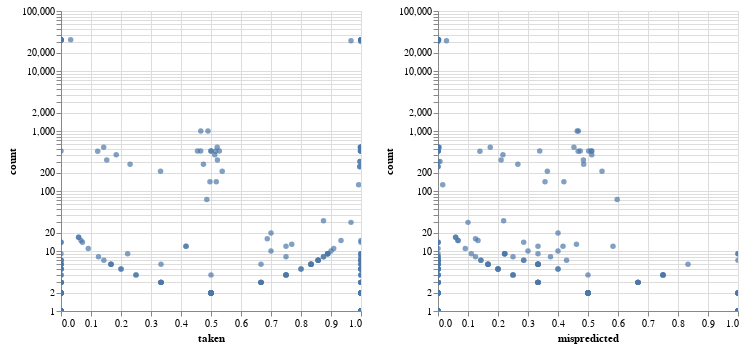

The cell this chart's notebook holds for it:
### Code cell
taken_plot = alt.Chart(avg_metrics_df).mark_circle().encode(
    x = 'taken:Q',
    y = alt.Y(
        'count:Q',
        scale=alt.Scale(type="log")
    ),
    tooltip=['inst_rel_addr:O', 'count:Q', 'total_taken:Q']
).transform_calculate(
    total_taken = 'floor(datum.taken * datum.count)'
).interactive()

logdata = pl.DataFrame({'x': np.linspace(0.0001,1,100,dtype=float), 'y': 1 / np.linspace(0.0001,1,100,dtype=float) })
logplot = alt.Chart(logdata).mark_line(color="#FFAA00").encode(
    x = 'x:Q',
    y = alt.Y(
        'y:Q',
        scale=alt.Scale(type="log")
    )
).interactive()

mispred_plot = alt.Chart(avg_metrics_df).mark_circle().encode(
    x = 'mispredicted:Q',
    y = alt.Y(
        'count:Q',
        scale=alt.Scale(type="log")
    ),
    tooltip='inst_rel_addr:O'
).interactive()

# ((logplot+taken_plot) | mispred_plot)
((taken_plot) | mispred_plot)

### Figure 1 — Vega specification as saved in the notebook (floating-point values rounded to 4 significant figures; data arrays with more than 128 entries replaced by an {"elided": "..."} marker saying what was removed)
{"$schema": "https://vega.github.io/schema/vega/v5.json", "data": [{"name": "param_1_store"}, {"name": "param_3_store"}, {"name": "source_0"}, {"name": "data_0", "values": {"elided": "811 records"}}, {"name": "data_1", "values": {"elided": "811 records"}}, {"name": "data_0_view_1_x_domain_taken", "values": [{"min": 0.0, "max": 1.0}]}, {"name": "data_1_view_2_x_domain_mispredicted", "values": [{"min": 0.0, "max": 1.0}]}], "signals": [{"name": "childWidth", "value": 300}, {"name": "unit", "value": {}, "on": [{"events": "mousemove", "update": "isTuple(group()) ? group() : unit"}]}, {"name": "param_1", "update": "{\"taken\": param_1_taken, \"count\": param_1_count}"}, {"name": "param_1_taken"}, {"name": "param_1_count"}, {"name": "param_3", "update": "{\"mispredicted\": param_3_mispredicted, \"count\": param_3_count}"}, {"name": "param_3_mispredicted"}, {"name": "param_3_count"}], "marks": [{"type": "group", "name": "view_1_group", "encode": {"update": {"width": {"signal": "childWidth"}, "height": {"signal": "height"}}}, "signals": [{"name": "param_1_taken", "on": [{"events": [{"source": "view", "type": "dblclick"}], "update": "null"}, {"events": {"signal": "param_1_translate_delta"}, "update": "panLinear(param_1_translate_anchor.extent_x, -param_1_translate_delta.x / childWidth)"}, {"events": {"signal": "param_1_zoom_delta"}, "update": "zoomLinear(domain(\"view_1_x\"), param_1_zoom_anchor.x, param_1_zoom_delta)"}], "push": "outer"}, {"name": "param_1_count", "on": [{"events": [{"source": "view", "type": "dblclick"}], "update": "null"}, {"events": {"signal": "param_1_translate_delta"}, "update": "panLog(param_1_translate_anchor.extent_y, param_1_translate_delta.y / height)"}, {"events": {"signal": "param_1_zoom_delta"}, "update": "zoomLog(domain(\"view_1_y\"), param_1_zoom_anchor.y, param_1_zoom_delta)"}], "push": "outer"}, {"name": "param_1_tuple", "on": [{"events": [{"signal": "param_1_taken || param_1_count"}], "update": "param_1_taken && param_1_count ? {unit: \"view_1\", fields: param_1_tuple_fields, values: [param_1_taken,param_1_count]} : null"}]}, {"name": "param_1_tuple_fields", "value": [{"field": "taken", "channel": "x", "type": "R"}, {"field": "count", "channel": "y", "type": "R"}]}, {"name": "param_1_translate_anchor", "value": {}, "on": [{"events": [{"source": "scope", "type": "mousedown"}], "update": "{x: x(unit), y: y(unit), extent_x: domain(\"view_1_x\"), extent_y: domain(\"view_1_y\")}"}]}, {"name": "param_1_translate_delta", "value": {}, "on": [{"events": [{"source": "window", "between": [{"source": "scope", "type": "mousedown"}, {"source": "window", "type": "mouseup"}], "consume": true, "type": "mousemove"}], "update": "{x: param_1_translate_anchor.x - x(unit), y: param_1_translate_anchor.y - y(unit)}"}]}, {"name": "param_1_zoom_anchor", "on": [{"events": [{"source": "scope", "type": "wheel", "consume": true}], "update": "{x: invert(\"view_1_x\", x(unit)), y: invert(\"view_1_y\", y(unit))}"}]}, {"name": "param_1_zoom_delta", "on": [{"events": [{"source": "scope", "type": "wheel", "consume": true}], "update": "pow(1.001, event.deltaY * pow(16, event.deltaMode))", "force": true}]}, {"name": "param_1_modify", "on": [{"events": {"signal": "param_1_tuple"}, "update": "modify(\"param_1_store\", param_1_tuple, true)"}]}], "marks": [{"type": "symbol", "name": "view_1_marks", "from": {"data": "data_0"}, "encode": {"update": {"description": {"signal": "\"taken: \" + (format(datum[\"taken\"], \"\")) + \"; count: \" + (format(datum[\"count\"], \"\")) + \"; inst_rel_addr: \" + (isValid(datum[\"inst_rel_addr\"]) ? datum[\"inst_rel_addr\"] : \"\"+datum[\"inst_rel_addr\"]) + \"; total_taken: \" + (format(datum[\"total_taken\"], \"\"))"}, "x": {"field": "taken", "scale": "view_1_x"}, "opacity": {"value": 0.7}, "fill": {"value": "#4c78a8"}, "y": {"field": "count", "scale": "view_1_y"}, "ariaRoleDescription": {"value": "circle"}, "tooltip": {"signal": "{\"inst_rel_addr\": isValid(datum[\"inst_rel_addr\"]) ? datum[\"inst_rel_addr\"] : \"\"+datum[\"inst_rel_addr\"], \"count\": format(datum[\"count\"], \"\"), \"total_taken\": format(datum[\"total_taken\"], \"\")}"}, "shape": {"value": "circle"}}}, "style": ["circle"], "clip": true, "interactive": true}], "axes": [{"scale": "view_1_x", "maxExtent": 0, "ticks": false, "zindex": 0, "orient": "bottom", "gridScale": "view_1_y", "tickCount": {"signal": "ceil(childWidth/40)"}, "domain": false, "labels": false, "minExtent": 0, "grid": true, "aria": false}, {"scale": "view_1_y", "labels": false, "orient": "left", "zindex": 0, "aria": false, "maxExtent": 0, "domain": false, "ticks": false, "gridScale": "view_1_x", "minExtent": 0, "grid": true}, {"scale": "view_1_x", "grid": false, "tickCount": {"signal": "ceil(childWidth/40)"}, "zindex": 0, "labelFlush": true, "orient": "bottom", "labelOverlap": true, "title": "taken"}, {"scale": "view_1_y", "title": "count", "orient": "left", "labelOverlap": "greedy", "grid": false, "zindex": 0}], "style": "cell"}, {"type": "group", "name": "view_2_group", "encode": {"update": {"width": {"signal": "childWidth"}, "height": {"signal": "height"}}}, "signals": [{"name": "param_3_mispredicted", "on": [{"events": [{"source": "view", "type": "dblclick"}], "update": "null"}, {"events": {"signal": "param_3_translate_delta"}, "update": "panLinear(param_3_translate_anchor.extent_x, -param_3_translate_delta.x / childWidth)"}, {"events": {"signal": "param_3_zoom_delta"}, "update": "zoomLinear(domain(\"view_2_x\"), param_3_zoom_anchor.x, param_3_zoom_delta)"}], "push": "outer"}, {"name": "param_3_count", "on": [{"events": [{"source": "view", "type": "dblclick"}], "update": "null"}, {"events": {"signal": "param_3_translate_delta"}, "update": "panLog(param_3_translate_anchor.extent_y, param_3_translate_delta.y / height)"}, {"events": {"signal": "param_3_zoom_delta"}, "update": "zoomLog(domain(\"view_2_y\"), param_3_zoom_anchor.y, param_3_zoom_delta)"}], "push": "outer"}, {"name": "param_3_tuple", "on": [{"events": [{"signal": "param_3_mispredicted || param_3_count"}], "update": "param_3_mispredicted && param_3_count ? {unit: \"view_2\", fields: param_3_tuple_fields, values: [param_3_mispredicted,param_3_count]} : null"}]}, {"name": "param_3_tuple_fields", "value": [{"field": "mispredicted", "channel": "x", "type": "R"}, {"field": "count", "channel": "y", "type": "R"}]}, {"name": "param_3_translate_anchor", "value": {}, "on": [{"events": [{"source": "scope", "type": "mousedown"}], "update": "{x: x(unit), y: y(unit), extent_x: domain(\"view_2_x\"), extent_y: domain(\"view_2_y\")}"}]}, {"name": "param_3_translate_delta", "value": {}, "on": [{"events": [{"source": "window", "between": [{"source": "scope", "type": "mousedown"}, {"source": "window", "type": "mouseup"}], "consume": true, "type": "mousemove"}], "update": "{x: param_3_translate_anchor.x - x(unit), y: param_3_translate_anchor.y - y(unit)}"}]}, {"name": "param_3_zoom_anchor", "on": [{"events": [{"source": "scope", "type": "wheel", "consume": true}], "update": "{x: invert(\"view_2_x\", x(unit)), y: invert(\"view_2_y\", y(unit))}"}]}, {"name": "param_3_zoom_delta", "on": [{"events": [{"source": "scope", "consume": true, "type": "wheel"}], "update": "pow(1.001, event.deltaY * pow(16, event.deltaMode))", "force": true}]}, {"name": "param_3_modify", "on": [{"events": {"signal": "param_3_tuple"}, "update": "modify(\"param_3_store\", param_3_tuple, true)"}]}], "marks": [{"type": "symbol", "name": "view_2_marks", "from": {"data": "data_1"}, "encode": {"update": {"ariaRoleDescription": {"value": "circle"}, "y": {"field": "count", "scale": "view_2_y"}, "fill": {"value": "#4c78a8"}, "x": {"field": "mispredicted", "scale": "view_2_x"}, "tooltip": {"signal": "isValid(datum[\"inst_rel_addr\"]) ? datum[\"inst_rel_addr\"] : \"\"+datum[\"inst_rel_addr\"]"}, "shape": {"value": "circle"}, "opacity": {"value": 0.7}, "description": {"signal": "\"mispredicted: \" + (format(datum[\"mispredicted\"], \"\")) + \"; count: \" + (format(datum[\"count\"], \"\")) + \"; inst_rel_addr: \" + (isValid(datum[\"inst_rel_addr\"]) ? datum[\"inst_rel_addr\"] : \"\"+datum[\"inst_rel_addr\"])"}}}, "interactive": true, "style": ["circle"], "clip": true}], "axes": [{"scale": "view_2_x", "zindex": 0, "domain": false, "maxExtent": 0, "orient": "bottom", "gridScale": "view_2_y", "grid": true, "tickCount": {"signal": "ceil(childWidth/40)"}, "labels": false, "aria": false, "minExtent": 0, "ticks": false}, {"scale": "view_2_y", "aria": false, "maxExtent": 0, "domain": false, "minExtent": 0, "ticks": false, "zindex": 0, "grid": true, "gridScale": "view_2_x", "labels": false, "orient": "left"}, {"scale": "view_2_x", "labelFlush": true, "orient": "bottom", "grid": false, "title": "mispredicted", "labelOverlap": true, "zindex": 0, "tickCount": {"signal": "ceil(childWidth/40)"}}, {"scale": "view_2_y", "orient": "left", "title": "count", "zindex": 0, "labelOverlap": "greedy", "grid": false}], "style": "cell"}], "scales": [{"name": "view_1_x", "type": "linear", "domain": [{"signal": "(data(\"data_0_view_1_x_domain_taken\")[0] || {}).min"}, {"signal": "(data(\"data_0_view_1_x_domain_taken\")[0] || {}).max"}], "range": [0, {"signal": "childWidth"}], "domainRaw": {"signal": "param_1[\"taken\"]"}, "nice": true, "zero": true}, {"name": "view_1_y", "type": "log", "domain": {"data": "data_0", "field": "count"}, "range": [{"signal": "height"}, 0], "domainRaw": {"signal": "param_1[\"count\"]"}, "nice": true}, {"name": "view_2_x", "type": "linear", "domain": [{"signal": "(data(\"data_1_view_2_x_domain_mispredicted\")[0] || {}).min"}, {"signal": "(data(\"data_1_view_2_x_domain_mispredicted\")[0] || {}).max"}], "range": [0, {"signal": "childWidth"}], "domainRaw": {"signal": "param_3[\"mispredicted\"]"}, "nice": true, "zero": true}, {"name": "view_2_y", "type": "log", "domain": {"data": "data_1", "field": "count"}, "range": [{"signal": "height"}, 0], "domainRaw": {"signal": "param_3[\"count\"]"}, "nice": true}], "background": "white", "layout": {"padding": 20, "bounds": "full", "align": "each"}, "padding": 5, "height": 300}
